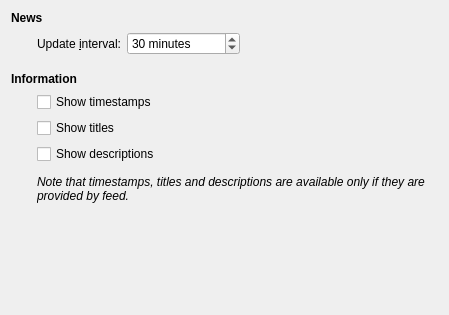
<ui version="4.0" >
 <class>config</class>
 <widget class="QWidget" name="config" >
  <property name="geometry" >
   <rect>
    <x>0</x>
    <y>0</y>
    <width>449</width>
    <height>315</height>
   </rect>
  </property>
  <property name="sizePolicy" >
   <sizepolicy vsizetype="MinimumExpanding" hsizetype="MinimumExpanding" >
    <horstretch>0</horstretch>
    <verstretch>0</verstretch>
   </sizepolicy>
  </property>
  <layout class="QGridLayout" name="gridLayout" >
   <item row="0" column="0" colspan="2" >
    <widget class="QLabel" name="label_4" >
     <property name="font" >
      <font>
       <weight>75</weight>
       <bold>true</bold>
      </font>
     </property>
     <property name="text" >
      <string>News</string>
     </property>
    </widget>
   </item>
   <item row="1" column="0" >
    <spacer name="horizontalSpacer_2" >
     <property name="orientation" >
      <enum>Qt::Horizontal</enum>
     </property>
     <property name="sizeType" >
      <enum>QSizePolicy::Fixed</enum>
     </property>
     <property name="sizeHint" stdset="0" >
      <size>
       <width>20</width>
       <height>25</height>
      </size>
     </property>
    </spacer>
   </item>
   <item row="1" column="1" >
    <layout class="QHBoxLayout" name="horizontalLayout" >
     <item>
      <widget class="QLabel" name="label_2" >
       <property name="text" >
        <string>Update &amp;interval:</string>
       </property>
       <property name="alignment" >
        <set>Qt::AlignRight|Qt::AlignTrailing|Qt::AlignVCenter</set>
       </property>
       <property name="buddy" >
        <cstring>intervalSpinBox</cstring>
       </property>
      </widget>
     </item>
     <item>
      <widget class="KIntSpinBox" name="intervalSpinBox" >
       <property name="sizePolicy" >
        <sizepolicy vsizetype="Fixed" hsizetype="Preferred" >
         <horstretch>0</horstretch>
         <verstretch>0</verstretch>
        </sizepolicy>
       </property>
       <property name="suffix" >
        <string> minutes</string>
       </property>
       <property name="minimum" >
        <number>1</number>
       </property>
       <property name="maximum" >
        <number>525600</number>
       </property>
       <property name="value" >
        <number>30</number>
       </property>
      </widget>
     </item>
     <item>
      <spacer name="horizontalSpacer" >
       <property name="orientation" >
        <enum>Qt::Horizontal</enum>
       </property>
       <property name="sizeHint" stdset="0" >
        <size>
         <width>40</width>
         <height>20</height>
        </size>
       </property>
      </spacer>
     </item>
    </layout>
   </item>
   <item row="2" column="1" >
    <spacer name="verticalSpacer_2" >
     <property name="orientation" >
      <enum>Qt::Vertical</enum>
     </property>
     <property name="sizeType" >
      <enum>QSizePolicy::Fixed</enum>
     </property>
     <property name="sizeHint" stdset="0" >
      <size>
       <width>20</width>
       <height>10</height>
      </size>
     </property>
    </spacer>
   </item>
   <item row="3" column="0" colspan="2" >
    <widget class="QLabel" name="label_3" >
     <property name="font" >
      <font>
       <weight>75</weight>
       <bold>true</bold>
      </font>
     </property>
     <property name="text" >
      <string>Information</string>
     </property>
    </widget>
   </item>
   <item row="4" column="1" >
    <widget class="QCheckBox" name="timestampCheckBox" >
     <property name="text" >
      <string>Show timestamps</string>
     </property>
    </widget>
   </item>
   <item row="5" column="1" >
    <widget class="QCheckBox" name="titlesCheckBox" >
     <property name="text" >
      <string>Show titles</string>
     </property>
    </widget>
   </item>
   <item row="6" column="1" >
    <widget class="QCheckBox" name="descriptionsCheckBox" >
     <property name="text" >
      <string>Show descriptions</string>
     </property>
    </widget>
   </item>
   <item row="8" column="1" >
    <widget class="QLabel" name="label" >
     <property name="font" >
      <font>
       <italic>true</italic>
      </font>
     </property>
     <property name="frameShadow" >
      <enum>QFrame::Raised</enum>
     </property>
     <property name="text" >
      <string>Note that timestamps, titles and descriptions are available only if they are provided by feed.</string>
     </property>
     <property name="textFormat" >
      <enum>Qt::PlainText</enum>
     </property>
     <property name="wordWrap" >
      <bool>true</bool>
     </property>
    </widget>
   </item>
   <item row="9" column="1" >
    <spacer name="verticalSpacer" >
     <property name="orientation" >
      <enum>Qt::Vertical</enum>
     </property>
     <property name="sizeHint" stdset="0" >
      <size>
       <width>20</width>
       <height>60</height>
      </size>
     </property>
    </spacer>
   </item>
   <item row="7" column="1" >
    <spacer name="verticalSpacer_3" >
     <property name="orientation" >
      <enum>Qt::Vertical</enum>
     </property>
     <property name="sizeType" >
      <enum>QSizePolicy::Fixed</enum>
     </property>
     <property name="sizeHint" stdset="0" >
      <size>
       <width>20</width>
       <height>5</height>
      </size>
     </property>
    </spacer>
   </item>
  </layout>
 </widget>
 <customwidgets>
  <customwidget>
   <class>KIntSpinBox</class>
   <extends>QSpinBox</extends>
   <header>knuminput.h</header>
  </customwidget>
 </customwidgets>
 <resources/>
 <connections/>
</ui>
